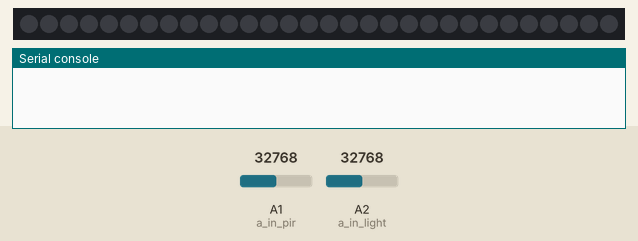
Bench run of a program on a simulated CircuitPython board. Parts: 30 RGB LEDs in strip order, left to right, the last lines printed to the serial console. Inputs (shaded band) come from the test bench; at power-on: A2 (a_in_light) = 32768, A1 (a_in_pir) = 32768 (analog values on the 0–65535 scale). Dim RGB values are drawn brighter than linear.

Above: at 1.2 s.
1.3 s: A2 (a_in_light) set to 0
At 2.5 s:
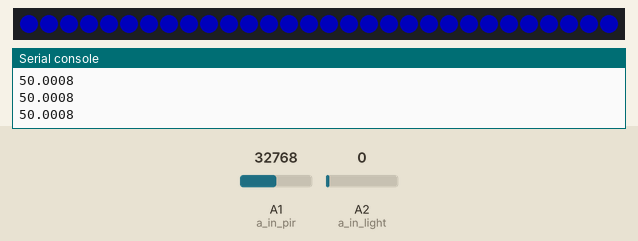
2.8 s: A1 (a_in_pir) set to 61584
4.3 s: A1 (a_in_pir) set to 63104
At 4.9 s:
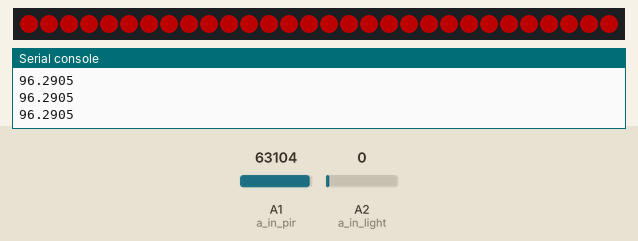
5.8 s: A1 (a_in_pir) set to 57670
At 7.0 s:
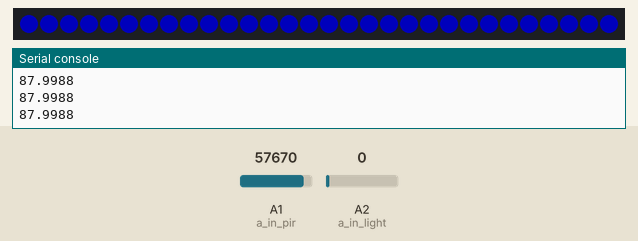
7.3 s: A2 (a_in_light) set to 7864
At 8.4 s:
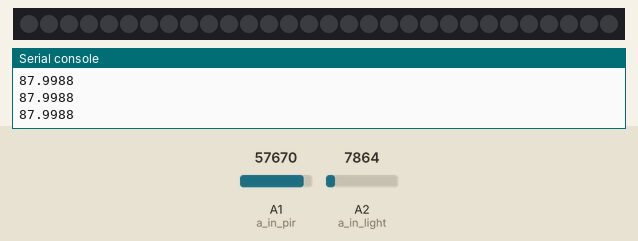
Timing chart, 0 to 9.8 s (numbered marks = the images above; inputs shaded):
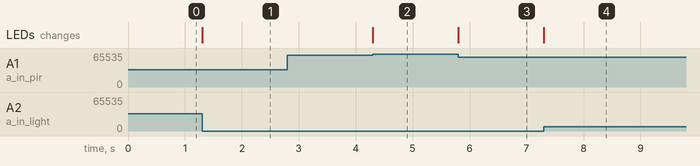

Measured:
- the behaviour switches between 62256 and 62272 on A1 (a_in_pir) (found by bisection; images 1 and 2)
- after the input at 1.3 s, the LEDs: change at once (image 1)
- after the input at 4.3 s, the LEDs: change at once (image 2)
- after the input at 5.8 s, the LEDs: change at once (image 3)
- after the input at 7.3 s, the LEDs: change at once (image 4)

The program:

stairlights.py
```python
import time
import board
from analogio import AnalogIn
import neopixel

# PIR sensor on PIN A1
a_in_pir = AnalogIn(board.A1)

# Light sensor on PIN A2
a_in_light = AnalogIn(board.A2)

# Neopixel strip on PIN D5
pixel_pin = board.D5

LIGHT_CUTOFF = 1.0     # value 0-100
MOVEMENT_CUTOFF = 95.0 # value 0-100
LIGHT_ON_DELAY = 10    # time lights stays on in seconds


num_pixels = 30
ORDER = neopixel.GRB
pixels = neopixel.NeoPixel(
    pixel_pin, num_pixels,
    brightness=0.3, auto_write=False,
    pixel_order=ORDER)

def is_dark(light_sensor, cutoff=1.0):
    # analog pin max value is 65535 => ~1-100
    # [~4 is ambient room light, ~96 directly under lamp]
    light_pct = (light_sensor.value / 65535)*100
    if light_pct < cutoff:
        return(True)
    else:
        return(False)

def is_movement(pir_sensor, cutoff=95):
    #  analog pin max value is 65535 => range [~0.2 - 100]
    #  0.1-0.2 is no movement, 98-99 is movement
    movement_pct = (pir_sensor.value / 65535)*100
    print(movement_pct)
    if movement_pct > cutoff:
        return(True)
    else:
        return(False)


TS_BOOT = time.monotonic()
TS_LAST_MOVEMENT = 0

while True:
    if not is_dark(a_in_light, LIGHT_CUTOFF):
        # ambient light present -> turn of pixels
        pixels.fill((0, 0, 0))
        pixels.show()

    else:
        # dark and movement
        if is_movement(a_in_pir, MOVEMENT_CUTOFF) and not TS_LAST_MOVEMENT:
            # first movement -> activate pixels and set timestamp
            TS_LAST_MOVEMENT = time.monotonic()
            pixels.fill((255, 0, 0))
            pixels.show()

        elif is_movement(a_in_pir, MOVEMENT_CUTOFF) and  ( (time.monotonic() - TS_LAST_MOVEMENT) < LIGHT_ON_DELAY ):
            # again movement -> reset timestamp
            TS_LAST_MOVEMENT = time.monotonic()
            pixels.fill((255, 0, 0))
            pixels.show()

        elif (time.monotonic() - TS_LAST_MOVEMENT) < LIGHT_ON_DELAY:
            pixels.fill((0, 0, 255))
            pixels.show()

        # dark and no movement
        else:
            TS_LAST_MOVEMENT = 0
            pixels.fill((0, 255, 0))
            pixels.show()
```
